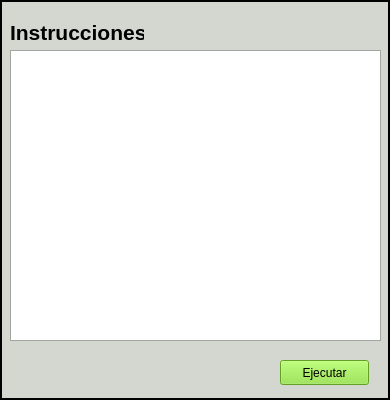
     <widget class="QFrame" name="Frame_Der">
      <property name="sizePolicy">
       <sizepolicy hsizetype="Fixed" vsizetype="Fixed">
        <horstretch>0</horstretch>
        <verstretch>0</verstretch>
       </sizepolicy>
      </property>
      <property name="minimumSize">
       <size>
        <width>390</width>
        <height>400</height>
       </size>
      </property>
      <property name="palette">
       <palette>
        <active>
         <colorrole role="WindowText">
          <brush brushstyle="SolidPattern">
           <color alpha="255">
            <red>0</red>
            <green>0</green>
            <blue>0</blue>
           </color>
          </brush>
         </colorrole>
         <colorrole role="Button">
          <brush brushstyle="SolidPattern">
           <color alpha="255">
            <red>211</red>
            <green>215</green>
            <blue>207</blue>
           </color>
          </brush>
         </colorrole>
         <colorrole role="Light">
          <brush brushstyle="SolidPattern">
           <color alpha="255">
            <red>255</red>
            <green>255</green>
            <blue>255</blue>
           </color>
          </brush>
         </colorrole>
         <colorrole role="Midlight">
          <brush brushstyle="SolidPattern">
           <color alpha="255">
            <red>233</red>
            <green>235</green>
            <blue>231</blue>
           </color>
          </brush>
         </colorrole>
         <colorrole role="Dark">
          <brush brushstyle="SolidPattern">
           <color alpha="255">
            <red>105</red>
            <green>107</green>
            <blue>103</blue>
           </color>
          </brush>
         </colorrole>
         <colorrole role="Mid">
          <brush brushstyle="SolidPattern">
           <color alpha="255">
            <red>141</red>
            <green>143</green>
            <blue>138</blue>
           </color>
          </brush>
         </colorrole>
         <colorrole role="Text">
          <brush brushstyle="SolidPattern">
           <color alpha="255">
            <red>0</red>
            <green>0</green>
            <blue>0</blue>
           </color>
          </brush>
         </colorrole>
         <colorrole role="BrightText">
          <brush brushstyle="SolidPattern">
           <color alpha="255">
            <red>255</red>
            <green>255</green>
            <blue>255</blue>
           </color>
          </brush>
         </colorrole>
         <colorrole role="ButtonText">
          <brush brushstyle="SolidPattern">
           <color alpha="255">
            <red>0</red>
            <green>0</green>
            <blue>0</blue>
           </color>
          </brush>
         </colorrole>
         <colorrole role="Base">
          <brush brushstyle="SolidPattern">
           <color alpha="255">
            <red>255</red>
            <green>255</green>
            <blue>255</blue>
           </color>
          </brush>
         </colorrole>
         <colorrole role="Window">
          <brush brushstyle="SolidPattern">
           <color alpha="255">
            <red>211</red>
            <green>215</green>
            <blue>207</blue>
           </color>
          </brush>
         </colorrole>
         <colorrole role="Shadow">
          <brush brushstyle="SolidPattern">
           <color alpha="255">
            <red>0</red>
            <green>0</green>
            <blue>0</blue>
           </color>
          </brush>
         </colorrole>
         <colorrole role="AlternateBase">
          <brush brushstyle="SolidPattern">
           <color alpha="255">
            <red>233</red>
            <green>235</green>
            <blue>231</blue>
           </color>
          </brush>
         </colorrole>
         <colorrole role="ToolTipBase">
          <brush brushstyle="SolidPattern">
           <color alpha="255">
            <red>255</red>
            <green>255</green>
            <blue>220</blue>
           </color>
          </brush>
         </colorrole>
         <colorrole role="ToolTipText">
          <brush brushstyle="SolidPattern">
           <color alpha="255">
            <red>0</red>
            <green>0</green>
            <blue>0</blue>
           </color>
          </brush>
         </colorrole>
         <!--colorrole role="PlaceholderText">
          <brush brushstyle="SolidPattern">
           <color alpha="128">
            <red>0</red>
            <green>0</green>
            <blue>0</blue>
           </color>
          </brush>
         </colorrole-->
        </active>
        <inactive>
         <colorrole role="WindowText">
          <brush brushstyle="SolidPattern">
           <color alpha="255">
            <red>0</red>
            <green>0</green>
            <blue>0</blue>
           </color>
          </brush>
         </colorrole>
         <colorrole role="Button">
          <brush brushstyle="SolidPattern">
           <color alpha="255">
            <red>211</red>
            <green>215</green>
            <blue>207</blue>
           </color>
          </brush>
         </colorrole>
         <colorrole role="Light">
          <brush brushstyle="SolidPattern">
           <color alpha="255">
            <red>255</red>
            <green>255</green>
            <blue>255</blue>
           </color>
          </brush>
         </colorrole>
         <colorrole role="Midlight">
          <brush brushstyle="SolidPattern">
           <color alpha="255">
            <red>233</red>
            <green>235</green>
            <blue>231</blue>
           </color>
          </brush>
         </colorrole>
         <colorrole role="Dark">
          <brush brushstyle="SolidPattern">
           <color alpha="255">
            <red>105</red>
            <green>107</green>
            <blue>103</blue>
           </color>
          </brush>
         </colorrole>
         <colorrole role="Mid">
          <brush brushstyle="SolidPattern">
           <color alpha="255">
            <red>141</red>
            <green>143</green>
            <blue>138</blue>
           </color>
          </brush>
         </colorrole>
         <colorrole role="Text">
          <brush brushstyle="SolidPattern">
           <color alpha="255">
            <red>0</red>
            <green>0</green>
            <blue>0</blue>
           </color>
          </brush>
         </colorrole>
         <colorrole role="BrightText">
          <brush brushstyle="SolidPattern">
           <color alpha="255">
            <red>255</red>
            <green>255</green>
            <blue>255</blue>
           </color>
          </brush>
         </colorrole>
         <colorrole role="ButtonText">
          <brush brushstyle="SolidPattern">
           <color alpha="255">
            <red>0</red>
            <green>0</green>
            <blue>0</blue>
           </color>
          </brush>
         </colorrole>
         <colorrole role="Base">
          <brush brushstyle="SolidPattern">
           <color alpha="255">
            <red>255</red>
            <green>255</green>
            <blue>255</blue>
           </color>
          </brush>
         </colorrole>
         <colorrole role="Window">
          <brush brushstyle="SolidPattern">
           <color alpha="255">
            <red>211</red>
            <green>215</green>
            <blue>207</blue>
           </color>
          </brush>
         </colorrole>
         <colorrole role="Shadow">
          <brush brushstyle="SolidPattern">
           <color alpha="255">
            <red>0</red>
            <green>0</green>
            <blue>0</blue>
           </color>
          </brush>
         </colorrole>
         <colorrole role="AlternateBase">
          <brush brushstyle="SolidPattern">
           <color alpha="255">
            <red>233</red>
            <green>235</green>
            <blue>231</blue>
           </color>
          </brush>
         </colorrole>
         <colorrole role="ToolTipBase">
          <brush brushstyle="SolidPattern">
           <color alpha="255">
            <red>255</red>
            <green>255</green>
            <blue>220</blue>
           </color>
          </brush>
         </colorrole>
         <colorrole role="ToolTipText">
          <brush brushstyle="SolidPattern">
           <color alpha="255">
            <red>0</red>
            <green>0</green>
            <blue>0</blue>
           </color>
          </brush>
         </colorrole>
         <!--colorrole role="PlaceholderText">
          <brush brushstyle="SolidPattern">
           <color alpha="128">
            <red>0</red>
            <green>0</green>
            <blue>0</blue>
           </color>
          </brush>
         </colorrole-->
        </inactive>
        <disabled>
         <colorrole role="WindowText">
          <brush brushstyle="SolidPattern">
           <color alpha="255">
            <red>105</red>
            <green>107</green>
            <blue>103</blue>
           </color>
          </brush>
         </colorrole>
         <colorrole role="Button">
          <brush brushstyle="SolidPattern">
           <color alpha="255">
            <red>211</red>
            <green>215</green>
            <blue>207</blue>
           </color>
          </brush>
         </colorrole>
         <colorrole role="Light">
          <brush brushstyle="SolidPattern">
           <color alpha="255">
            <red>255</red>
            <green>255</green>
            <blue>255</blue>
           </color>
          </brush>
         </colorrole>
         <colorrole role="Midlight">
          <brush brushstyle="SolidPattern">
           <color alpha="255">
            <red>233</red>
            <green>235</green>
            <blue>231</blue>
           </color>
          </brush>
         </colorrole>
         <colorrole role="Dark">
          <brush brushstyle="SolidPattern">
           <color alpha="255">
            <red>105</red>
            <green>107</green>
            <blue>103</blue>
           </color>
          </brush>
         </colorrole>
         <colorrole role="Mid">
          <brush brushstyle="SolidPattern">
           <color alpha="255">
            <red>141</red>
            <green>143</green>
            <blue>138</blue>
           </color>
          </brush>
         </colorrole>
         <colorrole role="Text">
          <brush brushstyle="SolidPattern">
           <color alpha="255">
            <red>105</red>
            <green>107</green>
            <blue>103</blue>
           </color>
          </brush>
         </colorrole>
         <colorrole role="BrightText">
          <brush brushstyle="SolidPattern">
           <color alpha="255">
            <red>255</red>
            <green>255</green>
            <blue>255</blue>
           </color>
          </brush>
         </colorrole>
         <colorrole role="ButtonText">
          <brush brushstyle="SolidPattern">
           <color alpha="255">
            <red>105</red>
            <green>107</green>
            <blue>103</blue>
           </color>
          </brush>
         </colorrole>
         <colorrole role="Base">
          <brush brushstyle="SolidPattern">
           <color alpha="255">
            <red>211</red>
            <green>215</green>
            <blue>207</blue>
           </color>
          </brush>
         </colorrole>
         <colorrole role="Window">
          <brush brushstyle="SolidPattern">
           <color alpha="255">
            <red>211</red>
            <green>215</green>
            <blue>207</blue>
           </color>
          </brush>
         </colorrole>
         <colorrole role="Shadow">
          <brush brushstyle="SolidPattern">
           <color alpha="255">
            <red>0</red>
            <green>0</green>
            <blue>0</blue>
           </color>
          </brush>
         </colorrole>
         <colorrole role="AlternateBase">
          <brush brushstyle="SolidPattern">
           <color alpha="255">
            <red>211</red>
            <green>215</green>
            <blue>207</blue>
           </color>
          </brush>
         </colorrole>
         <colorrole role="ToolTipBase">
          <brush brushstyle="SolidPattern">
           <color alpha="255">
            <red>255</red>
            <green>255</green>
            <blue>220</blue>
           </color>
          </brush>
         </colorrole>
         <colorrole role="ToolTipText">
          <brush brushstyle="SolidPattern">
           <color alpha="255">
            <red>0</red>
            <green>0</green>
            <blue>0</blue>
           </color>
          </brush>
         </colorrole>
         <!--colorrole role="PlaceholderText">
          <brush brushstyle="SolidPattern">
           <color alpha="128">
            <red>0</red>
            <green>0</green>
            <blue>0</blue>
           </color>
          </brush>
         </colorrole-->
        </disabled>
       </palette>
      </property>
      <property name="frameShape">
       <enum>QFrame::Panel</enum>
      </property>
      <property name="frameShadow">
       <enum>QFrame::Plain</enum>
      </property>
      <property name="lineWidth">
       <number>2</number>
      </property>
      <widget class="QTableView" name="TablaInstrucciones">
       <property name="geometry">
        <rect>
         <x>10</x>
         <y>50</y>
         <width>371</width>
         <height>291</height>
        </rect>
       </property>
      </widget>
      <widget class="QLabel" name="label_3">
       <property name="geometry">
        <rect>
         <x>10</x>
         <y>20</y>
         <width>134</width>
         <height>24</height>
        </rect>
       </property>
       <property name="text">
        <string>&lt;html&gt;&lt;head/&gt;&lt;body&gt;&lt;p align=&quot;justify&quot;&gt;&lt;span style=&quot; font-size:16pt; font-weight:600;&quot;&gt;Instrucciones&lt;/span&gt;&lt;/p&gt;&lt;/body&gt;&lt;/html&gt;</string>
       </property>
      </widget>
      <widget class="QPushButton" name="Ejectutar">
       <property name="geometry">
        <rect>
         <x>280</x>
         <y>360</y>
         <width>89</width>
         <height>25</height>
        </rect>
       </property>
       <property name="palette">
        <palette>
         <active>
          <colorrole role="WindowText">
           <brush brushstyle="SolidPattern">
            <color alpha="255">
             <red>0</red>
             <green>0</green>
             <blue>0</blue>
            </color>
           </brush>
          </colorrole>
          <colorrole role="Button">
           <brush brushstyle="SolidPattern">
            <color alpha="255">
             <red>138</red>
             <green>226</green>
             <blue>52</blue>
            </color>
           </brush>
          </colorrole>
          <colorrole role="Light">
           <brush brushstyle="SolidPattern">
            <color alpha="255">
             <red>198</red>
             <green>255</green>
             <blue>143</blue>
            </color>
           </brush>
          </colorrole>
          <colorrole role="Midlight">
           <brush brushstyle="SolidPattern">
            <color alpha="255">
             <red>168</red>
             <green>240</green>
             <blue>97</blue>
            </color>
           </brush>
          </colorrole>
          <colorrole role="Dark">
           <brush brushstyle="SolidPattern">
            <color alpha="255">
             <red>69</red>
             <green>113</green>
             <blue>26</blue>
            </color>
           </brush>
          </colorrole>
          <colorrole role="Mid">
           <brush brushstyle="SolidPattern">
            <color alpha="255">
             <red>92</red>
             <green>151</green>
             <blue>34</blue>
            </color>
           </brush>
          </colorrole>
          <colorrole role="Text">
           <brush brushstyle="SolidPattern">
            <color alpha="255">
             <red>0</red>
             <green>0</green>
             <blue>0</blue>
            </color>
           </brush>
          </colorrole>
          <colorrole role="BrightText">
           <brush brushstyle="SolidPattern">
            <color alpha="255">
             <red>255</red>
             <green>255</green>
             <blue>255</blue>
            </color>
           </brush>
          </colorrole>
          <colorrole role="ButtonText">
           <brush brushstyle="SolidPattern">
            <color alpha="255">
             <red>0</red>
             <green>0</green>
             <blue>0</blue>
            </color>
           </brush>
          </colorrole>
          <colorrole role="Base">
           <brush brushstyle="SolidPattern">
            <color alpha="255">
             <red>255</red>
             <green>255</green>
             <blue>255</blue>
            </color>
           </brush>
          </colorrole>
          <colorrole role="Window">
           <brush brushstyle="SolidPattern">
            <color alpha="255">
             <red>138</red>
             <green>226</green>
             <blue>52</blue>
            </color>
           </brush>
          </colorrole>
          <colorrole role="Shadow">
           <brush brushstyle="SolidPattern">
            <color alpha="255">
             <red>0</red>
             <green>0</green>
             <blue>0</blue>
            </color>
           </brush>
          </colorrole>
          <colorrole role="AlternateBase">
           <brush brushstyle="SolidPattern">
            <color alpha="255">
             <red>196</red>
             <green>240</green>
             <blue>153</blue>
            </color>
           </brush>
          </colorrole>
          <colorrole role="ToolTipBase">
           <brush brushstyle="SolidPattern">
            <color alpha="255">
             <red>255</red>
             <green>255</green>
             <blue>220</blue>
            </color>
           </brush>
          </colorrole>
          <colorrole role="ToolTipText">
           <brush brushstyle="SolidPattern">
            <color alpha="255">
             <red>0</red>
             <green>0</green>
             <blue>0</blue>
            </color>
           </brush>
          </colorrole>
          <!--colorrole role="PlaceholderText">
           <brush brushstyle="SolidPattern">
            <color alpha="128">
             <red>0</red>
             <green>0</green>
             <blue>0</blue>
            </color>
           </brush>
          </colorrole-->
         </active>
         <inactive>
          <colorrole role="WindowText">
           <brush brushstyle="SolidPattern">
            <color alpha="255">
             <red>0</red>
             <green>0</green>
             <blue>0</blue>
            </color>
           </brush>
          </colorrole>
          <colorrole role="Button">
           <brush brushstyle="SolidPattern">
            <color alpha="255">
             <red>138</red>
             <green>226</green>
             <blue>52</blue>
            </color>
           </brush>
          </colorrole>
          <colorrole role="Light">
           <brush brushstyle="SolidPattern">
            <color alpha="255">
             <red>198</red>
             <green>255</green>
             <blue>143</blue>
            </color>
           </brush>
          </colorrole>
          <colorrole role="Midlight">
           <brush brushstyle="SolidPattern">
            <color alpha="255">
             <red>168</red>
             <green>240</green>
             <blue>97</blue>
            </color>
           </brush>
          </colorrole>
          <colorrole role="Dark">
           <brush brushstyle="SolidPattern">
            <color alpha="255">
             <red>69</red>
             <green>113</green>
             <blue>26</blue>
            </color>
           </brush>
          </colorrole>
          <colorrole role="Mid">
           <brush brushstyle="SolidPattern">
            <color alpha="255">
             <red>92</red>
             <green>151</green>
             <blue>34</blue>
            </color>
           </brush>
          </colorrole>
          <colorrole role="Text">
           <brush brushstyle="SolidPattern">
            <color alpha="255">
             <red>0</red>
             <green>0</green>
             <blue>0</blue>
            </color>
           </brush>
          </colorrole>
          <colorrole role="BrightText">
           <brush brushstyle="SolidPattern">
            <color alpha="255">
             <red>255</red>
             <green>255</green>
             <blue>255</blue>
            </color>
           </brush>
          </colorrole>
          <colorrole role="ButtonText">
           <brush brushstyle="SolidPattern">
            <color alpha="255">
             <red>0</red>
             <green>0</green>
             <blue>0</blue>
            </color>
           </brush>
          </colorrole>
          <colorrole role="Base">
           <brush brushstyle="SolidPattern">
            <color alpha="255">
             <red>255</red>
             <green>255</green>
             <blue>255</blue>
            </color>
           </brush>
          </colorrole>
          <colorrole role="Window">
           <brush brushstyle="SolidPattern">
            <color alpha="255">
             <red>138</red>
             <green>226</green>
             <blue>52</blue>
            </color>
           </brush>
          </colorrole>
          <colorrole role="Shadow">
           <brush brushstyle="SolidPattern">
            <color alpha="255">
             <red>0</red>
             <green>0</green>
             <blue>0</blue>
            </color>
           </brush>
          </colorrole>
          <colorrole role="AlternateBase">
           <brush brushstyle="SolidPattern">
            <color alpha="255">
             <red>196</red>
             <green>240</green>
             <blue>153</blue>
            </color>
           </brush>
          </colorrole>
          <colorrole role="ToolTipBase">
           <brush brushstyle="SolidPattern">
            <color alpha="255">
             <red>255</red>
             <green>255</green>
             <blue>220</blue>
            </color>
           </brush>
          </colorrole>
          <colorrole role="ToolTipText">
           <brush brushstyle="SolidPattern">
            <color alpha="255">
             <red>0</red>
             <green>0</green>
             <blue>0</blue>
            </color>
           </brush>
          </colorrole>
          <!--colorrole role="PlaceholderText">
           <brush brushstyle="SolidPattern">
            <color alpha="128">
             <red>0</red>
             <green>0</green>
             <blue>0</blue>
            </color>
           </brush>
          </colorrole-->
         </inactive>
         <disabled>
          <colorrole role="WindowText">
           <brush brushstyle="SolidPattern">
            <color alpha="255">
             <red>69</red>
             <green>113</green>
             <blue>26</blue>
            </color>
           </brush>
          </colorrole>
          <colorrole role="Button">
           <brush brushstyle="SolidPattern">
            <color alpha="255">
             <red>138</red>
             <green>226</green>
             <blue>52</blue>
            </color>
           </brush>
          </colorrole>
          <colorrole role="Light">
           <brush brushstyle="SolidPattern">
            <color alpha="255">
             <red>198</red>
             <green>255</green>
             <blue>143</blue>
            </color>
           </brush>
          </colorrole>
          <colorrole role="Midlight">
           <brush brushstyle="SolidPattern">
            <color alpha="255">
             <red>168</red>
             <green>240</green>
             <blue>97</blue>
            </color>
           </brush>
          </colorrole>
          <colorrole role="Dark">
           <brush brushstyle="SolidPattern">
            <color alpha="255">
             <red>69</red>
             <green>113</green>
             <blue>26</blue>
            </color>
           </brush>
          </colorrole>
          <colorrole role="Mid">
           <brush brushstyle="SolidPattern">
            <color alpha="255">
             <red>92</red>
             <green>151</green>
             <blue>34</blue>
            </color>
           </brush>
          </colorrole>
          <colorrole role="Text">
           <brush brushstyle="SolidPattern">
            <color alpha="255">
             <red>69</red>
             <green>113</green>
             <blue>26</blue>
            </color>
           </brush>
          </colorrole>
          <colorrole role="BrightText">
           <brush brushstyle="SolidPattern">
            <color alpha="255">
             <red>255</red>
             <green>255</green>
             <blue>255</blue>
            </color>
           </brush>
          </colorrole>
          <colorrole role="ButtonText">
           <brush brushstyle="SolidPattern">
            <color alpha="255">
             <red>69</red>
             <green>113</green>
             <blue>26</blue>
            </color>
           </brush>
          </colorrole>
          <colorrole role="Base">
           <brush brushstyle="SolidPattern">
            <color alpha="255">
             <red>138</red>
             <green>226</green>
             <blue>52</blue>
            </color>
           </brush>
          </colorrole>
          <colorrole role="Window">
           <brush brushstyle="SolidPattern">
            <color alpha="255">
             <red>138</red>
             <green>226</green>
             <blue>52</blue>
            </color>
           </brush>
          </colorrole>
          <colorrole role="Shadow">
           <brush brushstyle="SolidPattern">
            <color alpha="255">
             <red>0</red>
             <green>0</green>
             <blue>0</blue>
            </color>
           </brush>
          </colorrole>
          <colorrole role="AlternateBase">
           <brush brushstyle="SolidPattern">
            <color alpha="255">
             <red>138</red>
             <green>226</green>
             <blue>52</blue>
            </color>
           </brush>
          </colorrole>
          <colorrole role="ToolTipBase">
           <brush brushstyle="SolidPattern">
            <color alpha="255">
             <red>255</red>
             <green>255</green>
             <blue>220</blue>
            </color>
           </brush>
          </colorrole>
          <colorrole role="ToolTipText">
           <brush brushstyle="SolidPattern">
            <color alpha="255">
             <red>0</red>
             <green>0</green>
             <blue>0</blue>
            </color>
           </brush>
          </colorrole>
          <!--colorrole role="PlaceholderText">
           <brush brushstyle="SolidPattern">
            <color alpha="128">
             <red>0</red>
             <green>0</green>
             <blue>0</blue>
            </color>
           </brush>
          </colorrole-->
         </disabled>
        </palette>
       </property>
       <property name="text">
        <string>Ejecutar</string>
       </property>
      </widget>
     </widget>
